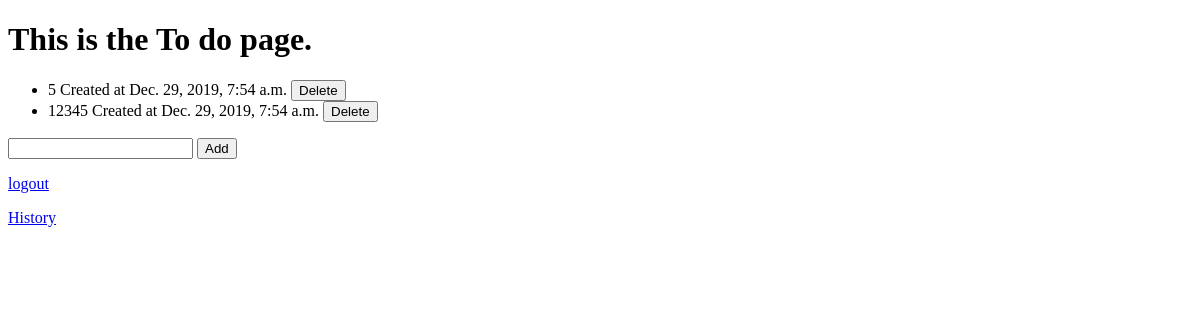
Before: /todo/ (signed in) with the older database file.
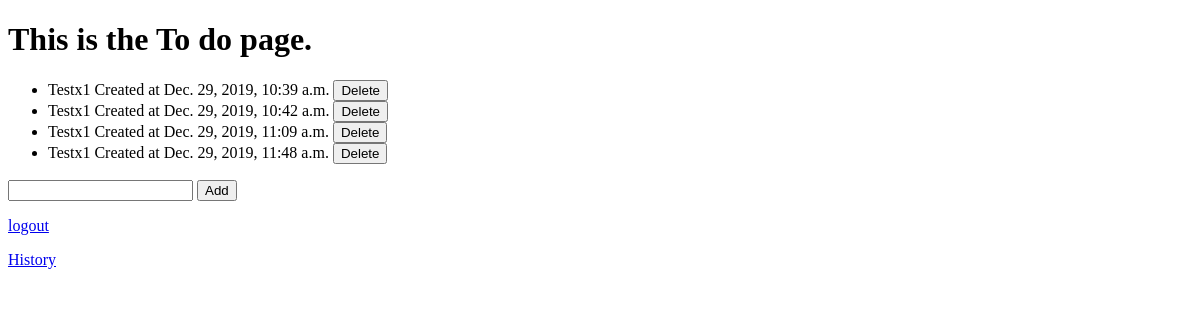
After: the same page with the newer database file.
### todo/models.py (models this page shows)
class TodoItem(models.Model):
    content = models.TextField()
    timestamp = models.DateTimeField(auto_now_add=True)
    user = models.ForeignKey(
        User,
        on_delete=models.CASCADE,
    )
    deleted = models.BooleanField(default=False)

### todo/views.py (the view)
# urls.py: path('todo/', todo_view),
def todo_view(request):
    if request.user.is_authenticated:
        print("Success")
    else:
        return HttpResponseRedirect('/accounts/login')
        print("Fail")
    all_todo_items = TodoItem.objects.filter(user=request.user)
    return render(request, 'todo.html',
        {'all_items': all_todo_items})

### templates/todo.html (shortened to what this page needs)
{% extends 'base.html' %}
{% block content %}
{% if user.is_authenticated %}
<h1>This is the To do page.</h1>
<ul>
  {% for todo_item in all_items %}
    <li>{{ todo_item.content }} Created at {{ todo_item.timestamp }}
      <form action="/deleteTodo/{{todo_item.id}}/"
            style="display: inline;"
            method="post">{% csrf_token %}
        <input type="submit" name="deleting" value="Delete" onclick="myFunction()" />
      </form>
    </li>
  {% endfor %}
</ul>
<form action="/addTodo/" method="post">{% csrf_token %}
  <input type="text" name="content" required />
  <input type="submit" name="Adding" value="Add"/>
</form>
<p><a href="{% url 'logout' %}">logout</a></p>
<p><a class="btn btn-primary" name="hist" href="/history">History</a></p>
{% else %}
  <p>You are not logged in</p>
  <a href="{% url 'login' %}">login</a>
{% endif %}
{% endblock %}

Changed rows visible on the page:
removed TodoItem: content "5", timestamp "Dec. 29, 2019, 7:54 a.m."
removed TodoItem: content "12345", timestamp "Dec. 29, 2019, 7:54 a.m."
added TodoItem: content "Testx1", timestamp "Dec. 29, 2019, 10:39 a.m."
added TodoItem: content "Testx1", timestamp "Dec. 29, 2019, 10:42 a.m."
added TodoItem: content "Testx1", timestamp "Dec. 29, 2019, 11:09 a.m."
added TodoItem: content "Testx1", timestamp "Dec. 29, 2019, 11:48 a.m."
